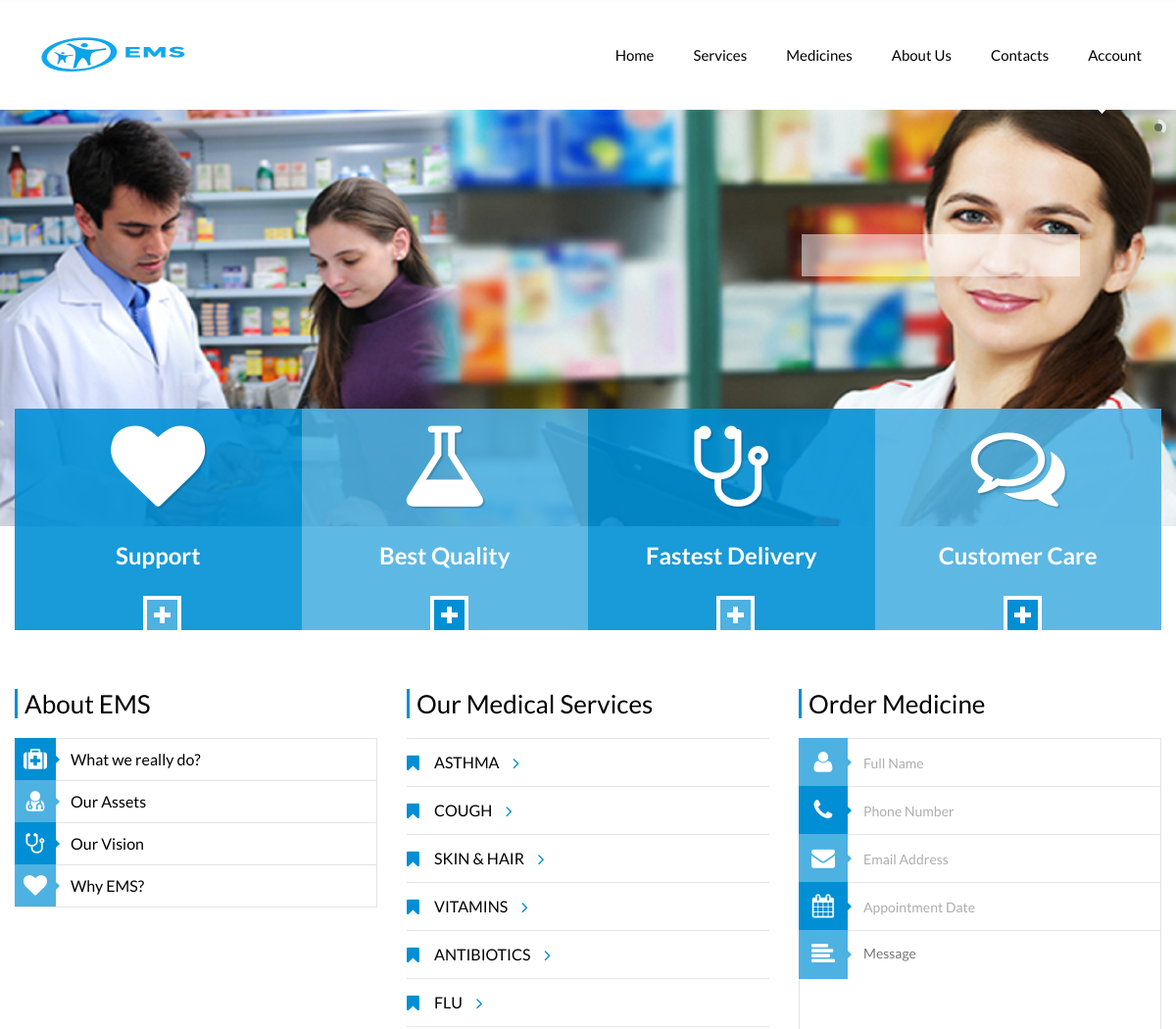
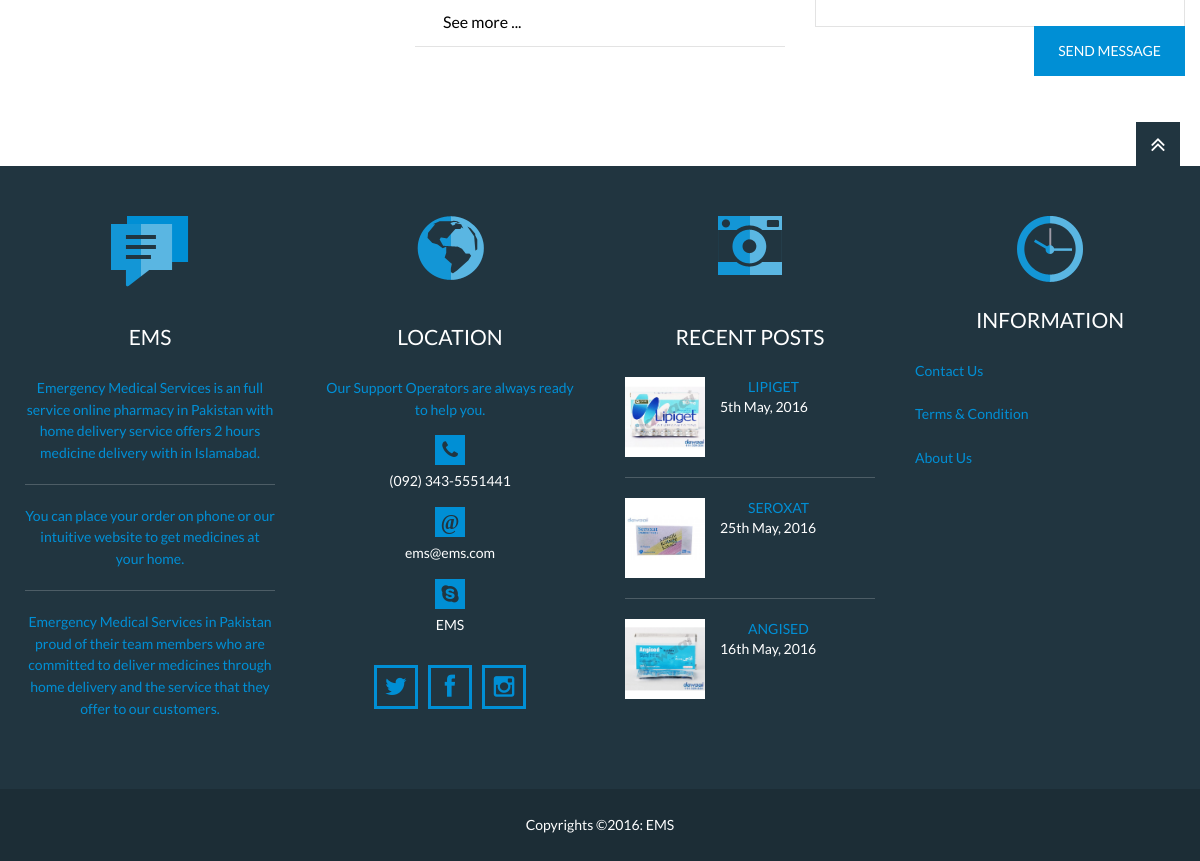
The page / on the database its author committed (2 pictures, top to bottom).
### tables this page shows
CREATE TABLE IF NOT EXISTS `category` (
  `c_id` int(11) NOT NULL,
  `type` text NOT NULL,
  `status` int(11) NOT NULL
);

CREATE TABLE IF NOT EXISTS `medicine` (
  `m_id` int(11) NOT NULL,
  `name` text NOT NULL,
  `c_id` int(11) NOT NULL,
  `issue_date` date NOT NULL,
  `exp_date` date NOT NULL,
  `type` int(11) NOT NULL,
  `mg` text NOT NULL,
  `descr` text NOT NULL,
  `price` text NOT NULL,
  `image` text NOT NULL,
  `datetime` datetime NOT NULL,
  `status` int(11) NOT NULL,
  `formula` text NOT NULL
);

### index.php (the view, shortened to what this page needs)
<!DOCTYPE html>
<html>
<head>
		<?php include('scripts.php'); ?>
	</head>
	<body>
		<div class="page">
			<?php include('header.php'); ?>
			<div class="slider-wrapper">
				<section class="slider" id="slider">
					<div class="ls-slide" data-ls="transition2d:9;slidedelay:7000;">
						<img src="pic/banner2.png" alt="" class="ls-bg">
						<div class="intro ls-l" data-ls="offsetyin:top;offsetxin:0;durationin:2000;offsetyout:bottom;offsetxout:0;durationout:1000;" style="left:80%;top:35%;">
						</div>
					</div>
				</section>
			</div>
			<main class="page-content">
				<div class="grid-row">
					<section class="benefits">
						<ul>
							<li>
								<div class="pic"><i class="fa fa-heart"></i></div>
								<div class="text">
									<h2>Support</h2>
									<a href="about-us.php" class="more"></a>
								</div>
							</li>
							<li>
								<div class="pic"><i class="fa fa-flask"></i></div>
								<div class="text">
									<h2>Best Quality</h2>
									<a href="about-us.php" class="more"></a>
								</div>
							</li>
							<li>
								<div class="pic"><i class="fa fa-stethoscope"></i></div>
								<div class="text">
									<h2>Fastest Delivery</h2>
									<a href="about-us.php" class="more"></a>
								</div>
							</li>
							<li>
								<div class="pic"><i class="fa fa-comments-o"></i></div>
								<div class="text">
									<h2>Customer Care</h2>
									<a href="about-us.php" class="more"></a>
								</div>
							</li>
						</ul>
					</section>
				</div>
				<div class="grid-row">
					<div class="grid-col grid-col-4">
						<section class="widget widget-departments">
							<div class="widget-title">About EMS</div>
							<dl>
								<dt><i class="fa fa-medkit"></i>What we really do?</dt>
								<dt><i class="fa fa-user-md"></i>Our Assets</dt>
								<dt><i class="fa fa-stethoscope"></i>Our Vision</dt>
								<dt><i class="fa fa-heart"></i>Why EMS?</dt>
							</dl>
						</section>
					</div>
					<div class="grid-col grid-col-4">
						<section class="widget widget-sevices">
							<div class="widget-title">Our Medical Services</div>
							<ul>
							<?php
							$qry = "SELECT * FROM category order by rand() limit 6";
		$results = mysql_query($qry);
		while($rows = mysql_fetch_assoc($results))
		{
							?>
								<li><i class="fa fa-bookmark"></i><a href="services.php"><i class="fa fa-angle-right"></i><?php echo $rows["type"]; ?></a></li>
		<?php } ?>
								<li><a href="services.php"> See more ...</a></li>
							</ul>
						</section>
					</div>
					<div class="grid-col grid-col-4">
						<section class="widget widget-appointment">
							<div class="widget-title">Order Medicine</div>
							<form method="post" id="contactform">
								<fieldset>
									<div class="row">
										<input type="text" placeholder="Full Name" name="name">
										<i class="fa fa-user"></i>
									</div>
									<div class="row">
										<input type="tel" placeholder="Phone Number" name="phone">
										<i class="fa fa-phone"></i>
									</div>
									<div class="row">
										<input type="email" placeholder="Email Address" name="email">
										<i class="fa fa-envelope"></i>
									</div>
									<div class="row">
										<input type="text" placeholder="Appointment Date" name="date">
										<i class="fa fa-calendar"></i>
									</div>
									<div class="row">
										<textarea cols="30" rows="5" placeholder="Message" name="message"></textarea>
										<i class="fa fa-align-left"></i>
									</div>
									<div class="clearfix captcha">
										<button type="submit" class="button" value="Submit">Send Message</button>
									</div>
								</fieldset>
							</form>
						</section>
					</div>
				</div>
			</main>
			<?php include('footer.php'); ?>
		</div>
	</body>
</html>

### scripts.php (shortened to what this page needs)
<link rel="stylesheet" type="text/css" href="css/layerslider.css">
<link rel="stylesheet" type="text/css" href="css/fullwidth/skin.css">
<link rel="stylesheet" type="text/css" href="css/font-awesome.css">
<link rel="stylesheet" type="text/css" href="css/owl.carousel.css">
<link rel="stylesheet" type="text/css" href="css/jquery.fancybox.css">
<link rel="stylesheet" type="text/css" href="css/styles.css">
<link rel="stylesheet" type="text/css" href="css/color-blue.css">
<link rel="stylesheet" type="text/css" href="tuner/css/styles.css">

### header.php (shortened to what this page needs)
		<header class="page-header main-page sticky">
			<div class="sticky-wrapp">
				<div class="sticky-container">
					<section id="logo" class="logo">
						<div>
							<a href="index.php"><img src="img/blue/logo.png" alt="EMS"></a>
						</div>
					</section>
					<nav class="main-nav">
						<ul>
							<li>
								<a href="index.php">Home</a>
							</li>
							<li>
								<a href="services.php">Services</a>
							</li>
							<li>
								<a href="medicines.php">Medicines</a>
							</li>
							<li class="right">
								<a href="about-us.php">About Us</a>
							</li>
							<li>
								<a href="contacts.php">Contacts</a>
							</li>
							<?php if ( !isset($_SESSION['SESS_NAME']) ) {
?>
           <li><a><i class="fa fa-plus"></i>Account</a>
		</li>
<?php } ?>
						</ul>
					</nav>
				</div>
			</div>
		</header>

### footer.php (shortened to what this page needs)
	<footer class="page-footer">
		<a href="#" id="top-link" class="top-link"><i class="fa fa-angle-double-up"></i></a>
		<div class="grid-row">
			<div class="grid-col grid-col-3">
				<section class="widget-alt last-news">
					<div class="widget-icon"></div>
					<div class="widget-title">EMS</div>
					<ul>
						<li>Emergency Medical Services is an full service online pharmacy in Pakistan with home delivery service offers 2 hours medicine delivery with in Islamabad. </li>
						<li>You can place your order on phone or our intuitive website to get medicines at your home.</li>
						<li>Emergency Medical Services in Pakistan proud of their team members who are committed to deliver medicines through home delivery and the service that they offer to our customers.</li>
					</ul>
				</section>
			</div>
			<div class="grid-col grid-col-3">
				<section class="widget-alt location">
					<div class="widget-icon"></div>
					<div class="widget-title">Location</div>
					<address>Our Support Operators are always ready to help you.</address>
					<ul>
						<li><i class="fa fa-phone"></i>(092) 343-5551441</li>
						<li><i class="fa fa-at">@</i>ems@ems.com</li>
						<li><i class="fa fa-skype"></i>EMS</li>
					</ul>
					<nav>
						<a href="#" class="fa fa-twitter"></a>
						<a href="#" class="fa fa-facebook"></a>
						<a href="#" class="fa fa-instagram"></a>
					</nav>
				</section>
			</div>
			<div class="grid-col grid-col-3">
				<section class="widget-alt recent-posts">
					<div class="widget-icon"></div>
					<div class="widget-title">Recent Posts</div>
					<ul>
					<?php
					$qry = "SELECT * FROM medicine order by m_id desc Limit 3";
$results = mysql_query($qry);
while($rows = mysql_fetch_assoc($results))
{
	$m_id = $rows["m_id"];
	$name = $rows["name"];
	$image = $rows["image"];
	$date = $rows["datetime"];
		?>
						<li>
							<a href="medicine_detail.php?m_id=<?php echo $m_id; ?>"><img src="<?php if($image=="uploaded_files/"){ echo "img/medicine-icon.jpg"; } else { echo $image; } ?>" width="80" height="80" alt=""></a>
							<p><a href="medicine_detail.php?m_id=<?php echo $m_id; ?>"><?php echo $name; ?></a><br><?php echo date("jS F, Y", strtotime("$date")); ?></p>
						</li>
<?php } ?>
					</ul>
				</section>
			</div>
			<div class="grid-col grid-col-3">
				<section class="widget-alt work-time">
					<div class="widget-icon"></div>
					<div class="widget-title">Information</div>
					<ul>
					<li><a href="contacts.php">Contact Us</a></li>
					<li><a href="#">&nbsp;</a></li>
					<li><a href="#">Terms & Condition</a></li>
					<li><a href="#">&nbsp;</a></li>
					<li><a href="about-us.php">About Us</a></li>
					<li><a href="#">&nbsp;</a></li>
					</ul>
				</section>
			</div>
		</div>
	</footer>
	<div class="copyrights">Copyrights ©2016: EMS </div>

### css/layerslider.css (style rules this page uses)
.ls-container { visibility: hidden; position: relative; }
.ls-inner, .ls-slide { width: 100%; height: 100%; }
.ls-slide, .ls-layer { position: absolute; display: none; background-position: center center; overflow: hidden; }
.ls-active, .ls-animating { display: block !important; }
.ls-slide > * { position: absolute; line-height: normal; margin: 0; left: 0; top: 0; }
.ls-slide .ls-bg { left: 0px; top: 0px; transform: none !important; -o-transform: none !important; -ms-transform: none !important; -moz-transform: none !important; -webkit-transform: none !important; }
html * .ls-nav-prev, html * .ls-nav-next, html * .ls-container img, html * .ls-bottom-nav-wrapper a, html * .ls-container .ls-fullscreen, body * .ls-nav-prev, body * .ls-nav-next, body * .ls-container img, body * .ls-bottom-nav-wrapper a, body * .ls-container .ls-fullscreen, #ls-global * .ls-nav-prev, #ls-global * .ls-nav-next, #ls-global * .ls-container img, #ls-global * .ls-bottom-nav-wrapper a, #ls-global * .ls-container .ls-fullscreen, html * .ls-thumbnail a, body * .ls-thumbnail a, #ls-global * .ls-thumbnail a { transition: none; -o-transition: none; -ms-transition: none; -moz-transition: none; -webkit-transition: none; line-height: normal; outline: none; padding: 0; border: 0; }
html * .ls-slide > a, body * .ls-slide > a, #ls-global * .ls-slide > a, html * .ls-slide > h1, body * .ls-slide > h1, #ls-global * .ls-slide > h1, html * .ls-slide > h2, body * .ls-slide > h2, #ls-global * .ls-slide > h2, html * .ls-slide > h3, body * .ls-slide > h3, #ls-global * .ls-slide > h3, html * .ls-slide > h4, body * .ls-slide > h4, #ls-global * .ls-slide > h4, html * .ls-slide > h5, body * .ls-slide > h5, #ls-global * .ls-slide > h5, html * .ls-slide > p, body * .ls-slide > p, #ls-global * .ls-slide > p, html * .ls-slide > div, body * .ls-slide > div, #ls-global * .ls-slide > div, html * .ls-slide > span, body * .ls-slide > span, #ls-global * .ls-slide > span, html * .ls-slide > *, body * .ls-slide > *, #ls-global * .ls-slide > * { transition: none; -o-transition: none; -ms-transition: none; -moz-transition: none; -webkit-transition: none; }
html * .ls-slide > *, body * .ls-slide > *, #ls-global * .ls-slide > * { margin: 0; }
html * .ls-container img, body * .ls-container img, #ls-global * .ls-container img { background: none !important; min-width: 0 !important; max-width: none !important; border-radius: 0; box-shadow: none; border: 0; padding: 0; }
.ls-wp-fullwidth-container, .ls-wp-fullwidth-helper, .ls-container, .ls-container * { box-sizing: content-box !important; -moz-box-sizing: content-box !important; -webkit-box-sizing: content-box !important; }
html * .ls-container .ls-shadow, html * .ls-container .ls-slide > *, html * .ls-container .ls-fullscreen, html * .ls-container .ls-3d-container, html * .ls-container .ls-lt-container, html * .ls-container .ls-lt-container *, html * .ls-container .ls-thumbnail-wrapper, html * .ls-container .ls-bottom-nav-wrapper, body * .ls-container .ls-shadow, body * .ls-container .ls-slide > *, body * .ls-container .ls-fullscreen, body * .ls-container .ls-3d-container, body * .ls-container .ls-lt-container, body * .ls-container .ls-lt-container *, body * .ls-container .ls-thumbnail-wrapper, body * .ls-container .ls-bottom-nav-wrapper, #ls-global * .ls-container .ls-shadow, #ls-global * .ls-container .ls-slide > *, #ls-global * .ls-container .ls-fullscreen, #ls-global * .ls-container .ls-3d-container, #ls-global * .ls-container .ls-lt-container, #ls-global * .ls-container .ls-lt-container *, #ls-global * .ls-container .ls-thumbnail-wrapper, #ls-global * .ls-container .ls-bottom-nav-wrapper, .ls-gpuhack { transform: translate3d(0, 0, 0); -o-transform: translate3d(0, 0, 0); -ms-transform: translate3d(0, 0, 0); -moz-transform: translate3d(0, 0, 0); -webkit-transform: translate3d(0, 0, 0); }

### rows shown on the page
category: type "ASTHMA"
category: type "COUGH"
category: type "SKIN & HAIR"
category: type "VITAMINS"
category: type "ANTIBIOTICS"
category: type "FLU"
medicine: image (picture), name "LIPIGET", datetime "5th May, 2016"
medicine: image (picture), name "SEROXAT", datetime "25th May, 2016"
medicine: image (picture), name "ANGISED", datetime "16th May, 2016"
